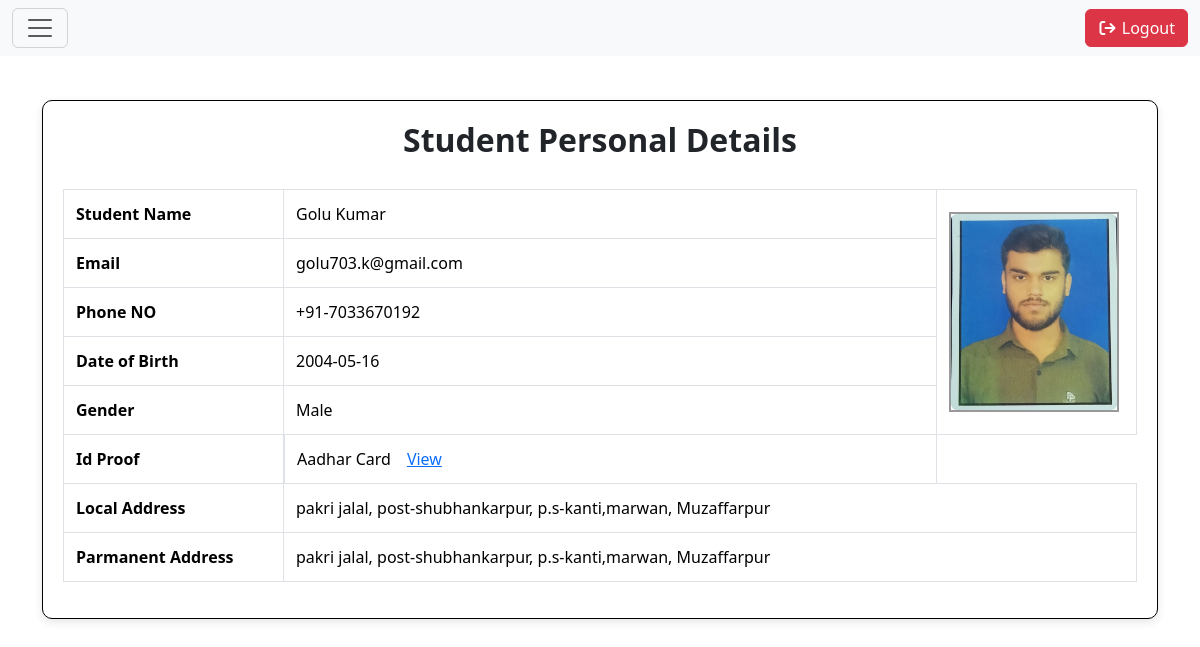
The page /LibraryStudyCenter/Admin/student_details.php?id=4 (signed in) on the database its author committed.
### tables this page shows
CREATE TABLE `student_info` (
  `student_id` int(11) NOT NULL,
  `student_name` varchar(50) DEFAULT NULL,
  `firstname` varchar(20) DEFAULT NULL,
  `lastname` varchar(20) DEFAULT NULL,
  `student_email` varchar(100) DEFAULT NULL,
  `student_phone` varchar(15) DEFAULT NULL,
  `student_gender` varchar(20) DEFAULT NULL,
  `student_dob` date NOT NULL,
  `identity_type` varchar(50) NOT NULL,
  `student_id_proof` varchar(255) DEFAULT NULL,
  `student_image` varchar(255) DEFAULT NULL,
  `corresponding_address` varchar(255) DEFAULT NULL,
  `tem_city` varchar(50) DEFAULT NULL,
  `tem_state` varchar(50) DEFAULT NULL,
  `tem_pincode` varchar(10) DEFAULT NULL,
  `permanent_address` varchar(255) DEFAULT NULL,
  `p_city` varchar(50) DEFAULT NULL,
  `p_state` varchar(50) DEFAULT NULL,
  `p_pincode` varchar(10) DEFAULT NULL,
  `created_at` datetime DEFAULT current_timestamp()
);

### LibraryStudyCenter/Admin/student_details.php (the view, shortened to what this page needs)
 <?php
     require "../database.php";
 ?>
<?php
$sid=(int)$_GET['id'];
$stmt=mysqli_prepare($conn,"SELECT* FROM student_info WHERE student_id =?");
mysqli_stmt_bind_param($stmt,"i",$sid);
mysqli_stmt_execute($stmt);
$result=mysqli_stmt_get_result($stmt);
$row=mysqli_fetch_assoc($result);
$name= $row['student_name'];
$email= $row['student_email'];
$phone= "+91-".$row['student_phone'];
$dob= $row['student_dob'];
$gender= $row['student_gender'];
$idtype= $row['identity_type'];
$id= $row['student_id_proof'];
$crossponding_address= $row['corresponding_address'];
$parmanent_address= $row['permanent_address'];
$img= $row['student_image'];
?>
<main class="student_data " style="margin-top:100px">
    <div class="data ">
        <div class="student-card  mb-5">
            <h2>Student Personal Details</h2>
            <div class="table-reponshive">
                <table class="table table-bordered align-middle">
                <tr>
                    <td class="label">Student Name</td>
                    <td colspan="2"><?=$name?></td>
                    <td rowspan="5" width="200" class="text-center">
                        <div class="photo-box">
                            <img src='../ImgUploads/<?=$img?>'width='200' class='rounded' id='studentimg' alt='Student Photo'>
                        </div>
                    </td>
                </tr>
                <tr>
                    <td class="label">Email</td>
                    <td ><?= $email?></td>
                </tr>
                <tr>
                    <td class="label">Phone NO</td>
                     <td ><?=$phone?></td>
                </tr>
                <tr>
                    <td class="label">Date of Birth</td>
                    <td><?=$dob?></td>
                </tr>
                <tr>
                    <td class="label">Gender</td>
                    <td><?=$gender?></td>
                </tr>
                <tr>
                    <td class="label">Id Proof</td>
                    <td colspan="6" class="d-flex gap-3" >
                        <?=$idtype?>
                        <a href='../uploads/<?=$id?>' target="_blank" download> View</a>
                    </td>
                </tr>
                <tr>
                    <td class="label">Local Address</td>
                    <td colspan="4"><?=$crossponding_address?></td>
                </tr>
                <tr>
                    <td class="label"> Parmanent Address</td>
                    <td colspan="4">
                        <?=$parmanent_address?>
                    </td>
                </tr>
            </table>
            </div>
        </div>
    </div>
</main>
<?php include("footer.php"); ?>

### LibraryStudyCenter/Admin/style.css (style rules this page uses)
.table { cursor: pointer; }
.student-card { background:#fff; border:1px solid #000 !important; border-radius: 5px; padding:30px; margin-top:30px; }
.student-card h2 { text-align:center; margin-bottom:30px; font-weight:bold; }
.photo-box { width:170px; height:200px; border:2px solid #999; display:flex; justify-content:center; align-items:center; overflow:hidden; }
.photo-box img { width:100%; height:100%; object-fit:cover; }
.table td { padding:12px; }
.label { font-weight:bold; width:220px; background:#f8f9fa; }
.student-card { background:#fff; padding:20px; border-radius:10px; box-shadow:0 3px 10px rgba(0,0,0,.1); }

### rows shown on the page
student_info: student_name "Golu Kumar", student_image (picture), student_email "golu703.k@gmail.com", student_phone "+91-7033670192", student_dob "2004-05-16", student_gender "Male", identity_type "Aadhar Card", corresponding_address "pakri jalal, post-shubhankarpur, p.s-kanti,marwan, Muzaffarpur", permanent_address "pakri jalal, post-shubhankarpur, p.s-kanti,marwan, Muzaffarpur"
